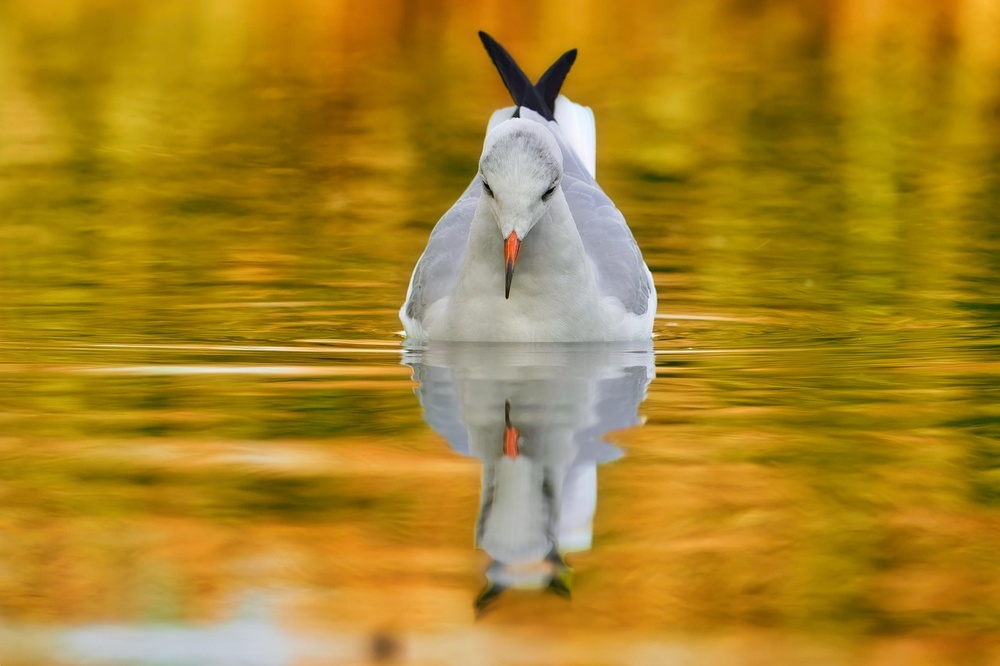
#> input picture GULL.jpg, 1000 x 666 px, shrunk from 1280 x 853 before the run
$ python EXPERIMENT2.PY
#> lines starting #> are read from the running program, lines starting #| are printed output that depends on the picture
import cv2
import numpy as np
import matplotlib.pyplot as plt


# ============================================================
# EXPERIMENT NO. 2
# Contrast Enhancement and Histogram-Based Image Processing
# using Python and OpenCV
# ============================================================


# ------------------------------------------------------------
# 1. Load Image
# ------------------------------------------------------------

image_path = "GULL.jpg"

img = cv2.imread(image_path)
#> img is the input picture: shape (666, 1000, 3); mean B, G, R 36.8, 132.7, 170

if img is None:
    print("Error: GULL.jpg not found!")
    print("Please make sure GULL.jpg is in the same folder as EXPERIMENT2.PY")
    exit()

print("GULL.jpg loaded successfully!")


# ------------------------------------------------------------
# 2. Convert Image to Grayscale
# ------------------------------------------------------------

gray = cv2.cvtColor(img, cv2.COLOR_BGR2GRAY)
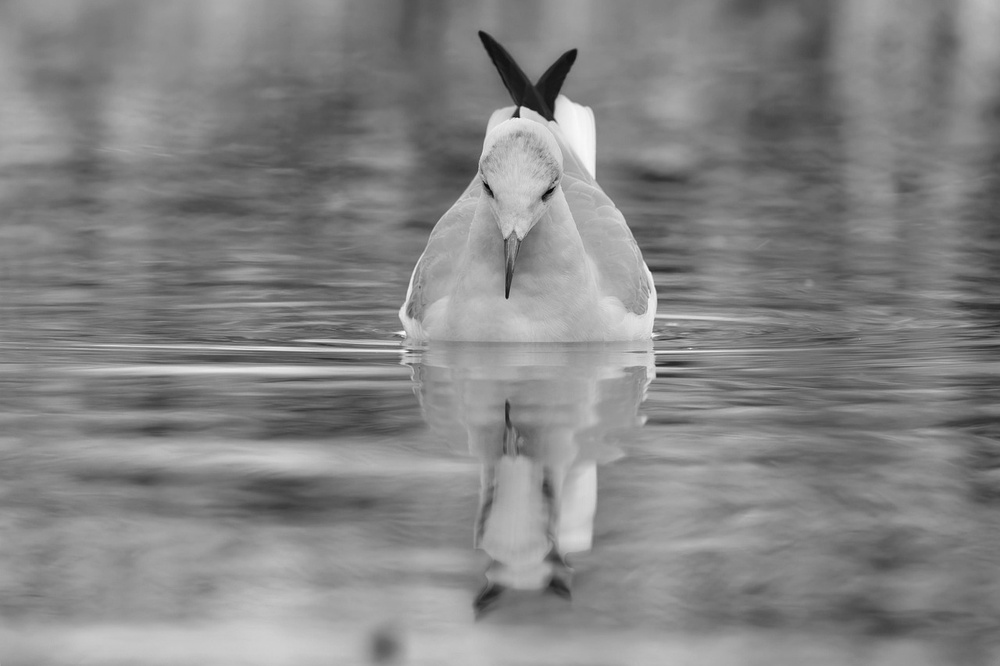
#> gray: shape (666, 1000); min 0, max 254, mean 132.9


# ------------------------------------------------------------
# 3. Display Original and Grayscale Image
# ------------------------------------------------------------

plt.figure(figsize=(12, 5))

plt.subplot(1, 2, 1)
plt.imshow(cv2.cvtColor(img, cv2.COLOR_BGR2RGB))
plt.title("Original GULL Image")
plt.axis("off")

plt.subplot(1, 2, 2)
plt.imshow(gray, cmap="gray")
plt.title("Grayscale Image")
plt.axis("off")

plt.tight_layout()
plt.show()
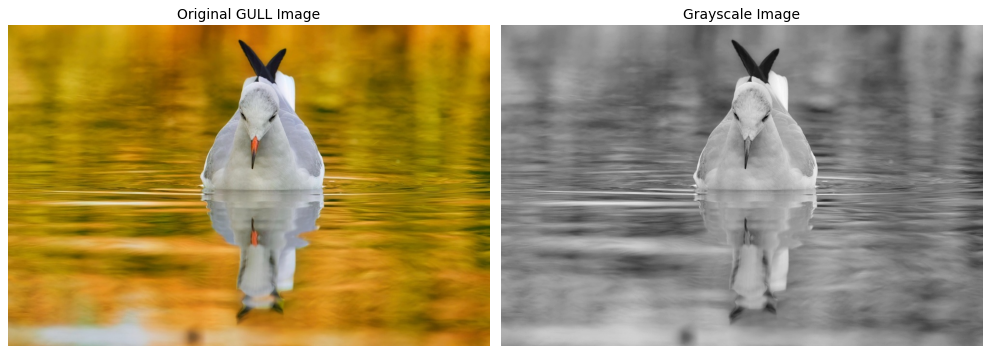
#> figure drawn by matplotlib, 2 panels


# ------------------------------------------------------------
# 4. Original Image Histogram
# ------------------------------------------------------------

plt.figure(figsize=(8, 5))

plt.hist(
    gray.ravel(),
    bins=256,
    range=[0, 256]
)

plt.title("Histogram of Original Image")
plt.xlabel("Pixel Intensity")
plt.ylabel("Frequency")

plt.tight_layout()
plt.show()
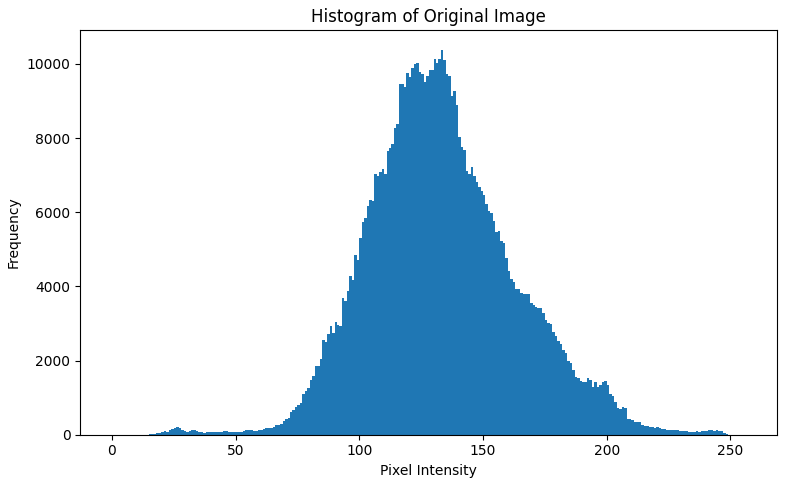
#> figure drawn by matplotlib, 1 panel; tallest bar 10384 high, from x = 133 to 134


# ------------------------------------------------------------
# 5. Contrast Stretching
# ------------------------------------------------------------

min_val = np.min(gray)
#> min_val = 0
max_val = np.max(gray)
#> max_val = 254

if max_val != min_val:
    stretched = (
        (gray - min_val)
        / (max_val - min_val)
        * 255
    ).astype(np.uint8)
else:
    stretched = gray.copy()


# ------------------------------------------------------------
# 6. Histogram Equalization
# ------------------------------------------------------------

equalized = cv2.equalizeHist(gray)
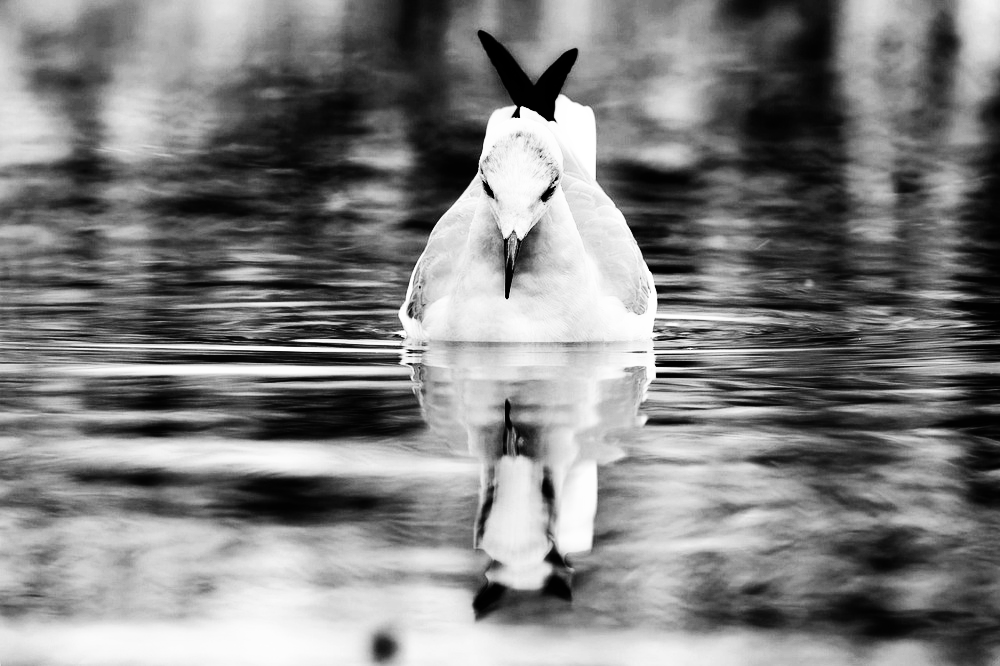
#> equalized: shape (666, 1000); min 0, max 255, mean 128.8


# ------------------------------------------------------------
# 7. CLAHE
# ------------------------------------------------------------

clahe = cv2.createCLAHE(
    clipLimit=2.0,
    tileGridSize=(8, 8)
)

clahe_image = clahe.apply(gray)
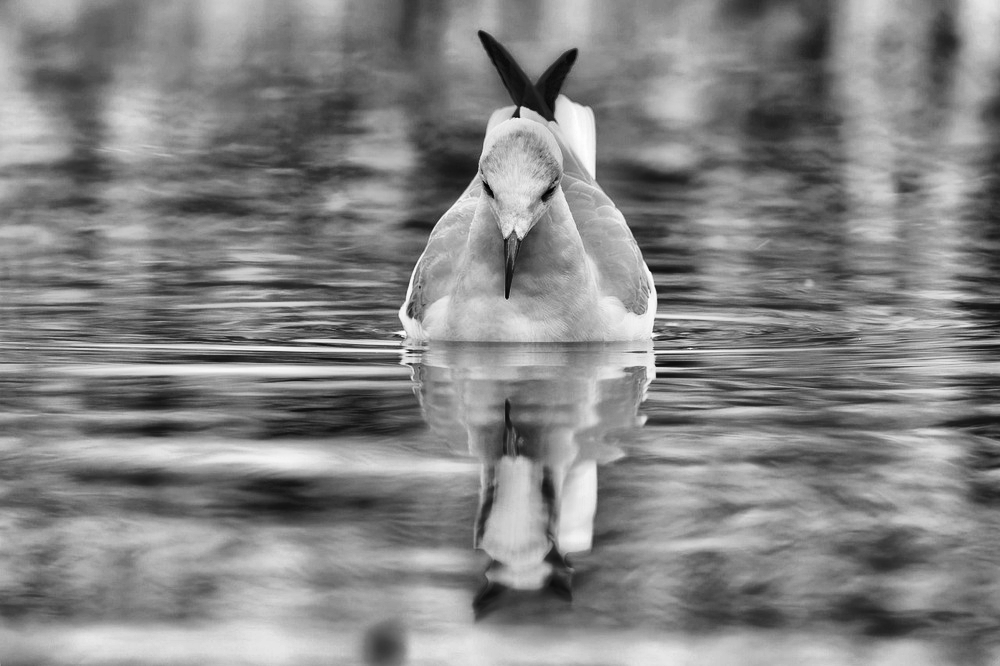
#> clahe_image: shape (666, 1000); min 0, max 255, mean 132.4


# ------------------------------------------------------------
# 8. Display Enhanced Images
# ------------------------------------------------------------

plt.figure(figsize=(16, 5))

plt.subplot(1, 4, 1)
plt.imshow(gray, cmap="gray")
plt.title("Original")
plt.axis("off")

plt.subplot(1, 4, 2)
plt.imshow(stretched, cmap="gray")
plt.title("Contrast Stretching")
plt.axis("off")

plt.subplot(1, 4, 3)
plt.imshow(equalized, cmap="gray")
plt.title("Histogram Equalization")
plt.axis("off")

plt.subplot(1, 4, 4)
plt.imshow(clahe_image, cmap="gray")
plt.title("CLAHE")
plt.axis("off")

plt.tight_layout()
plt.show()


# ------------------------------------------------------------
# 9. Compare Histograms
# ------------------------------------------------------------

plt.figure(figsize=(15, 10))

plt.subplot(2, 2, 1)
plt.hist(
    gray.ravel(),
    bins=256,
    range=[0, 256]
)
plt.title("Original Histogram")
plt.xlabel("Pixel Intensity")
plt.ylabel("Frequency")


plt.subplot(2, 2, 2)
plt.hist(
    stretched.ravel(),
    bins=256,
    range=[0, 256]
)
plt.title("Contrast Stretching Histogram")
plt.xlabel("Pixel Intensity")
plt.ylabel("Frequency")


plt.subplot(2, 2, 3)
plt.hist(
    equalized.ravel(),
    bins=256,
    range=[0, 256]
)
plt.title("Histogram Equalization")
plt.xlabel("Pixel Intensity")
plt.ylabel("Frequency")


plt.subplot(2, 2, 4)
plt.hist(
    clahe_image.ravel(),
    bins=256,
    range=[0, 256]
)
plt.title("CLAHE Histogram")
plt.xlabel("Pixel Intensity")
plt.ylabel("Frequency")

plt.tight_layout()
plt.show()
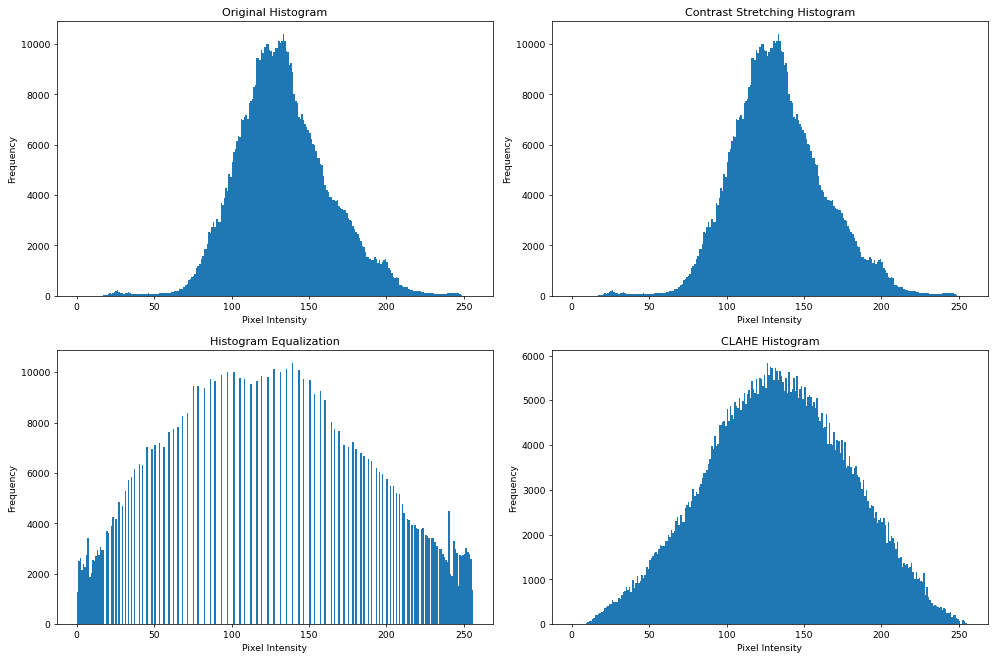
#> figure drawn by matplotlib, 4 panels; panel 1: tallest bar 10384 high, from x = 133 to 134; panel 2: tallest bar 10384 high, from x = 133 to 134; panel 3: tallest bar 10384 high, from x = 139 to 140; panel 4: tallest bar 5841 high, from x = 126 to 127


# ------------------------------------------------------------
# 10. Save Enhanced Images
# ------------------------------------------------------------

cv2.imwrite(
    "GULL_grayscale.jpg",
    gray
)

cv2.imwrite(
    "GULL_contrast_stretched.jpg",
    stretched
)

cv2.imwrite(
    "GULL_histogram_equalized.jpg",
    equalized
)

cv2.imwrite(
    "GULL_CLAHE.jpg",
    clahe_image
)


# ------------------------------------------------------------
# 11. Final Output
# ------------------------------------------------------------

print()
print("=" * 60)
print("EXPERIMENT 2 COMPLETED SUCCESSFULLY")
print("=" * 60)

print("Input Image: GULL.jpg")
print()
print("Generated Images:")
print("1. GULL_grayscale.jpg")
print("2. GULL_contrast_stretched.jpg")
print("3. GULL_histogram_equalized.jpg")
print("4. GULL_CLAHE.jpg")
print()
print("All contrast enhancement operations completed successfully!")
